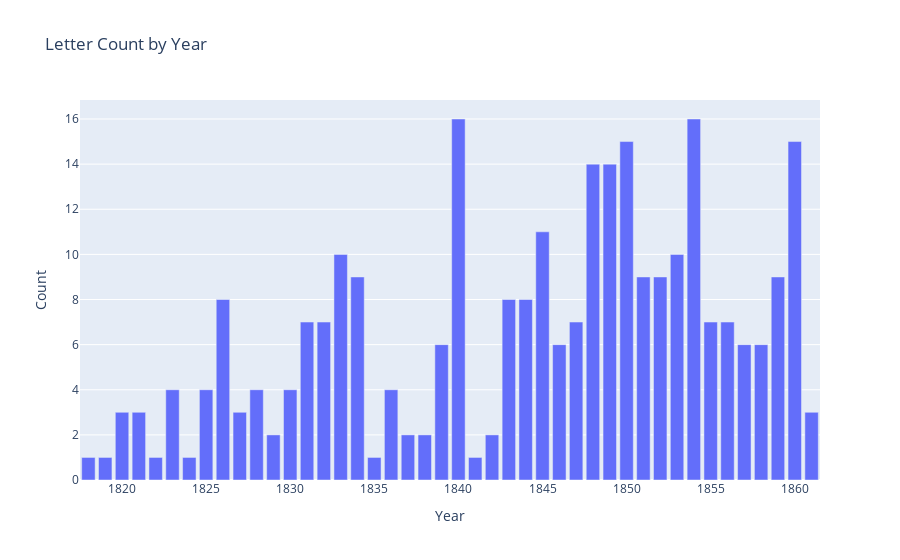

The code cell stored with this chart in its notebook:
### Markdown cell above
Use year_counts and year_counts_plot functions to get a count of letters from Henslow in each year and visualise.

### Code cell
year_counts_henslow = year_counts(henslow_df)
letter_nums_hen = year_counts_plot(year_counts_henslow)
letter_nums_hen

### Figure 1 — Plotly figure (JSON) as saved in the notebook; plotly's stock layout.template omitted (floating-point values rounded to 4 significant figures)
{"data": [{"alignmentgroup": "True", "hovertemplate": "variable=0<br>Year=%{x}<br>Count=%{y}<extra></extra>", "legendgroup": "0", "marker": {"color": "#636efa", "pattern": {"shape": ""}}, "name": "0", "offsetgroup": "0", "orientation": "v", "showlegend": true, "textposition": "auto", "type": "bar", "x": [1818, 1819, 1820, 1821, 1822, 1823, 1824, 1825, 1826, 1827, 1828, 1829, 1830, 1831, 1832, 1833, 1834, 1835, 1836, 1837, 1838, 1839, 1840, 1841, 1842, 1843, 1844, 1845, 1846, 1847, 1848, 1849, 1850, 1851, 1852, 1853, 1854, 1855, 1856, 1857, 1858, 1859, 1860, 1861], "xaxis": "x", "y": [1, 1, 3, 3, 1, 4, 1, 4, 8, 3, 4, 2, 4, 7, 7, 10, 9, 1, 4, 2, 2, 6, 16, 1, 2, 8, 8, 11, 6, 7, 14, 14, 15, 9, 9, 10, 16, 7, 7, 6, 6, 9, 15, 3], "yaxis": "y"}], "layout": {"barmode": "relative", "legend": {"title": {"text": "variable"}, "tracegroupgap": 0}, "showlegend": false, "title": {"text": "Letter Count by Year"}, "xaxis": {"anchor": "y", "domain": [0, 1], "title": {"text": "Year"}}, "yaxis": {"anchor": "x", "domain": [0, 1], "title": {"text": "Count"}}}}
